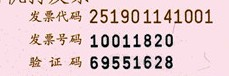
//> input picture test/6.jpg, 229 x 76 px
$ ./main test/6.jpg   (built with g++ and OpenCV 4)
//> lines starting //> are read from the running program, lines starting //| are printed output that depends on the picture; after the words box and inside, x2 and y2 are one past the last pixel; in counts of white or black regions, pixels touching at a corner belong together
#define _CRT_SECURE_NO_WARNINGS
#include <opencv2/core/core.hpp>
#include<opencv2/highgui/highgui.hpp>
#include<opencv2/imgproc/imgproc.hpp>
#include <tesseract/baseapi.h>
#include <leptonica/allheaders.h>
#include <iostream>
#include <string.h>
#include <ctype.h>
#include <vector>
using namespace std;
using namespace cv;
#define GRAY_THRESH 150
#define HOUGH_VOTE 100


class Receipt
{
    public:
        Receipt(string path)
        {
            m_path=path;
            flag=0;
        }
        void TiltCorrection()
        {
            Mat srcImg = imread(m_path,0);           //读取图片
//> srcImg: 76 rows x 229 cols, CV_8UC1; min 0, max 255, mean 210.6
            int t=1000;
            resize(srcImg, srcImg, Size(t, srcImg.rows*1.0 / srcImg.cols * t), 0, 0, CV_INTER_LINEAR);
//> srcImg: 331 rows x 1000 cols, CV_8UC1

            Image=srcImg;
            //return srcImg;
            Point center(srcImg.cols / 2, srcImg.rows / 2);
//> center = Point(500, 165)

            //Expand image to an optimal size, for faster processing speed
            //Set widths of borders in four directions
            //If borderType==BORDER_CONSTANT, fill the borders with (0,0,0)
            Mat padded;
            int opWidth = getOptimalDFTSize(srcImg.rows);
//> opWidth = 360
            int opHeight = getOptimalDFTSize(srcImg.cols);
//> opHeight = 1000
            copyMakeBorder(srcImg, padded, 0, opWidth - srcImg.rows, 0, opHeight - srcImg.cols, BORDER_CONSTANT, Scalar::all(0));
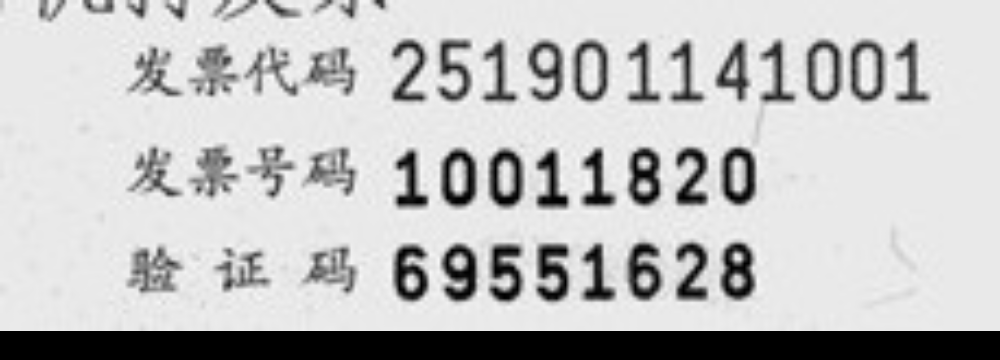
//> padded: 360 rows x 1000 cols, CV_8UC1; min 0, max 253, mean 193.5

            Mat planes[] = { Mat_<float>(padded), Mat::zeros(padded.size(), CV_32F) };
//> planes[1]: 360 rows x 1000 cols, CV_32FC1; every value is 0
            Mat comImg;
            //Merge into a double-channel image
            merge(planes, 2, comImg);

            //Use the same image as input and output,
            //so that the results can fit in Mat well
            dft(comImg, comImg);

            //Compute the magnitude
            //planes[0]=Re(DFT(I)), planes[1]=Im(DFT(I))
            //magnitude=sqrt(Re^2+Im^2)
            split(comImg, planes);
            magnitude(planes[0], planes[1], planes[0]);

            //Switch to logarithmic scale, for better visual results
            //M2=log(1+M1)
            Mat magMat = planes[0];
            magMat += Scalar::all(1);
            log(magMat, magMat);

            //Crop the spectrum
            //Width and height of magMat should be even, so that they can be divided by 2
            //-2 is 11111110 in binary system, operator & make sure width and height are always even
            magMat = magMat(Rect(0, 0, magMat.cols & -2, magMat.rows & -2));

            //Rearrange the quadrants of Fourier image,
            //so that the origin is at the center of image,
            //and move the high frequency to the corners
            int cx = magMat.cols / 2;
//> cx = 500
            int cy = magMat.rows / 2;
//> cy = 180

            Mat q0(magMat, Rect(0, 0, cx, cy));
            Mat q1(magMat, Rect(0, cy, cx, cy));
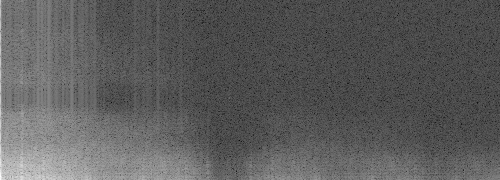
//> q1: 180 rows x 500 cols, CV_32FC1; min 0.33, max 15.88, mean 5.96; drawn with min black and max white
            Mat q2(magMat, Rect(cx, cy, cx, cy));
            Mat q3(magMat, Rect(cx, 0, cx, cy));
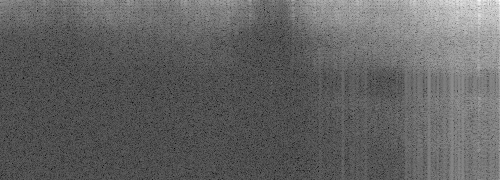
//> q3: 180 rows x 500 cols, CV_32FC1; min 0.329, max 14.95, mean 5.97; drawn with min black and max white

            Mat tmp;
            q0.copyTo(tmp);
            q2.copyTo(q0);
            tmp.copyTo(q2);

            q1.copyTo(tmp);
            q3.copyTo(q1);
            tmp.copyTo(q3);
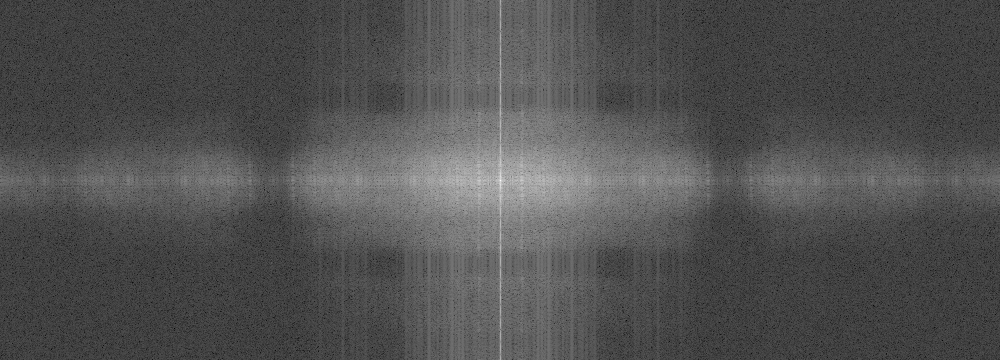
//> magMat: 360 rows x 1000 cols, CV_32FC1; min 0.329, max 18.06, mean 5.96; drawn with min black and max white

            //Normalize the magnitude to [0,1], then to[0,255]
            normalize(magMat, magMat, 0, 1, CV_MINMAX);
            Mat magImg(magMat.size(), CV_8UC1);
            magMat.convertTo(magImg, CV_8UC1, 255, 0);

            //Turn into binary image
            threshold(magImg, magImg, GRAY_THRESH, 255, CV_THRESH_BINARY);
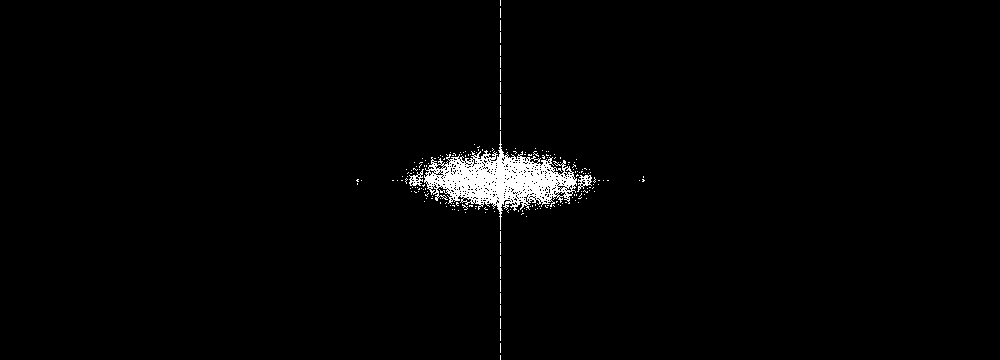
//> magImg: 360 rows x 1000 cols, CV_8UC1; 1.8% white; 199 white regions (196 under 20 px), largest, box (x1, y1, x2, y2) and area: (424, 131, 577, 230) 5495, (409, 169, 424, 186) 111, (577, 175, 592, 192) 111


            //Find lines with Hough Transformation
            vector<Vec2f> lines;
            float pi180 = (float)CV_PI / 180;
            Mat linImg(magImg.size(), CV_8UC3);
            HoughLines(magImg, lines, 1, pi180, HOUGH_VOTE, 0, 0);
//> lines = 220 lines (rho, theta), first 12: [500, 0], [180, 1.57], [174, 1.59], [187, 1.55], [190, 1.55], [169, 1.59], [163, 1.61], [195, 1.54], [177, 1.57], [183, 1.57], [166, 1.61], [197, 1.54]
            int numLines = lines.size();
//> numLines = 220
            for (int l = 0; l<numLines; l++)
            {
                float rho = lines[l][0], theta = lines[l][1];
                Point pt1, pt2;
                double a = cos(theta), b = sin(theta);
                double x0 = a*rho, y0 = b*rho;
                pt1.x = cvRound(x0 + 1000 * (-b));
                pt1.y = cvRound(y0 + 1000 * (a));
                pt2.x = cvRound(x0 - 1000 * (-b));
                pt2.y = cvRound(y0 - 1000 * (a));
                line(linImg, pt1, pt2, Scalar(255, 0, 0), 3, 8, 0);
            }
//> this loop made 220 passes
//> (rho, theta, a, b, x0, y0) on passes 1 to 3: (500, 0, 1, 0, 500, 0), (180, 1.57, -4.37e-08, 1, -7.87e-06, 180), (174, 1.59, -0.0175, 1, -3.04, 174)
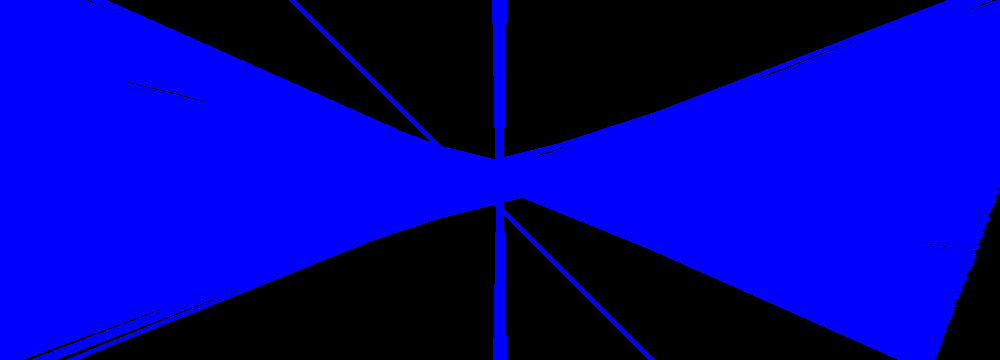
//> linImg: 360 rows x 1000 cols, CV_8UC3; mean B, G, R 154.4, 0, 0
            if (lines.size() == 3){
                cout << "found three angels:" << endl;
                cout << lines[0][1] * 180 / CV_PI << endl << lines[1][1] * 180 / CV_PI << endl << lines[2][1] * 180 / CV_PI << endl << endl;
            }
            //Find the proper angel from the three found angels
            float angel = 0;
            float piThresh = (float)CV_PI / 90;
            float pi2 = CV_PI / 2;
            for (int l = 0; l<numLines; l++)
            {
                float theta = lines[l][1];
                if (abs(theta) < piThresh || abs(theta - pi2) < piThresh)
                    continue;
                else{
                    angel = theta;
                    break;
                }
            }
//> this loop made 8 passes
//> (theta, angel) on pass 8: (1.54, 1.54)
//> theta on passes 1 to 6: 0, 1.57, 1.59, 1.55, 1.55, 1.59
            //Calculate the rotation angel
            //The image has to be square,
            //so that the rotation angel can be calculate right
            angel = angel<pi2 ? angel : angel - CV_PI;
            if (angel != pi2){
                float angelT = srcImg.rows*tan(angel) / srcImg.cols;
//> angelT = 9.48
                angel = atan(angelT);
//> angel = 1.47
            }
            float angelD = angel * 180 / (float)CV_PI;
//> angelD = 83.98
            cout << "the rotation angel to be applied:" << endl << angelD << endl << endl;
//| the rotation angel to be applied:
//| 83.9775
            //Rotate the image to recover
            Mat rotMat = getRotationMatrix2D(center, angelD, 1.0);
//> rotMat = [[0.105, 0.994, 283.5], [-0.994, 0.105, 644.9]]
            Mat dstImg = Mat::ones(srcImg.size(), CV_8UC3);
            warpAffine(srcImg, dstImg, rotMat, srcImg.size(), 1, 0, Scalar(255, 255, 255));
            if (abs(angelD)<45.0)Image=dstImg;
        }

        // [22 lines left out: function ProcessStr, not called in this run]

        void ocr(Mat data){
            char *outText;
            tesseract::TessBaseAPI *api = new tesseract::TessBaseAPI();
            // Initialize tesseract-ocr with English, without specifying tessdata path
            if (api->Init(NULL, "chi_sim")) {
                fprintf(stderr, "Could not initialize tesseract.\n");
                exit(1);
            }
            //api->SetVariable("tessedit_char_whitelist", "0123456789");
            //api->SetVariable("tessedit_char_blacklist", "!o");
            api->SetPageSegMode(tesseract::PSM_SPARSE_TEXT_OSD);
            api->SetImage((uchar*)data.data, data.size().width, data.size().height, data.channels(), data.step1());
            // Get OCR result
            outText = api->GetUTF8Text();
            //printf("%s ",outText);
            api->Clear();
            api->End();
            FILE* fp=fopen("temp","w");
            fprintf(fp,"%s",outText);
            fclose(fp);
            ProcessStr();
        }

        void Img2b()                    //二值化
        {
            //threshold(Image, Image, 170, 255, THRESH_BINARY_INV);
            int blockSize =41 ;
            int constValue = 5;
            cv::adaptiveThreshold(Image, Image, 255, CV_ADAPTIVE_THRESH_MEAN_C, CV_THRESH_BINARY, blockSize, constValue);
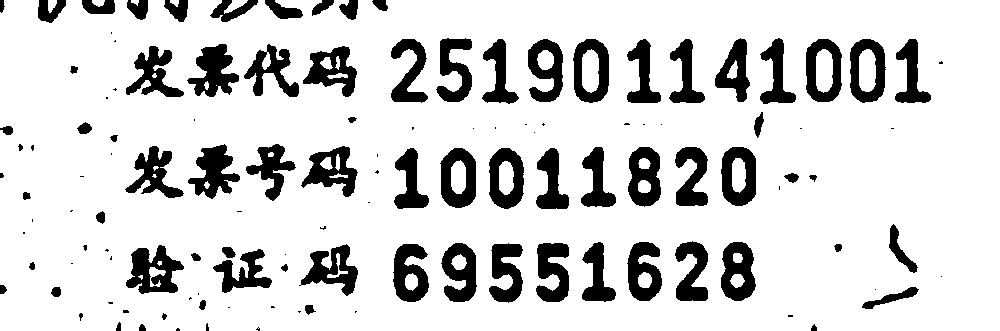
//> Image: 331 rows x 1000 cols, CV_8UC1; 83.6% white; 125 black regions (50 under 20 px), largest, box (x1, y1, x2, y2) and area: (126, 245, 184, 294) 1584, (187, 44, 239, 97) 1481, (188, 144, 240, 199) 1457
            //imshow("二值化",Image);
        }

        void ProcessImage()
        {
            TiltCorrection();
            temp=Image.clone();
            /// 使用中值平滑
           // imshow("dd1",Image);
            medianBlur ( Image, Image, 1);
            //imshow("dd",temp);

            Img2b();
            ocr(Image);
            //imshow("发票",Image);
            //imwrite("temp.jpg", Image);
        }

        // [5 lines left out: function type, not called in this run]
    private:
        string m_path;
        Mat Image;
        Mat temp;
        int flag;
        vector<vector<Point> > contours;

};

// [16 lines left out: function Output, not called in this run]

//分两种情况，卷票使用eng，blocksize小一点，constsize大一点，普通发票使用chi_sim
int main(int argc, char* argv[])
{
    remove("result");
	string path = argv[1];
	//string path ="test/6.jpg";
	Receipt receipt(path);
//> (the run ends here: the program needs code that is not available in this run, at `tesseract::TessBaseAPI *api = new tesseract::TessBaseAPI();`)
